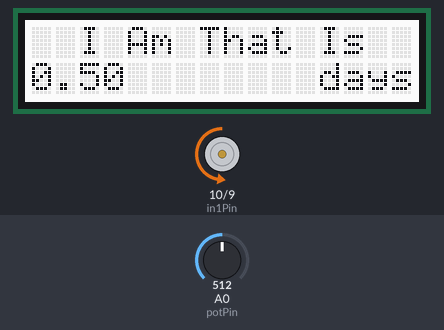
The sketch below on a simulated Arduino Uno, built with avr-gcc and run on an emulated ATmega328P. On the bench: 16×2 character LCD, motor-driver pin pairs drawn as motors (green arrow = first pin HIGH = forward, orange = second pin HIGH = backward, longer = more drive, scaled by the enable pin). The test bench sets the inputs (shaded band); at power-on: A0 (potPin) = 512.

Above: at 0.1 s.
At 24.1 s:
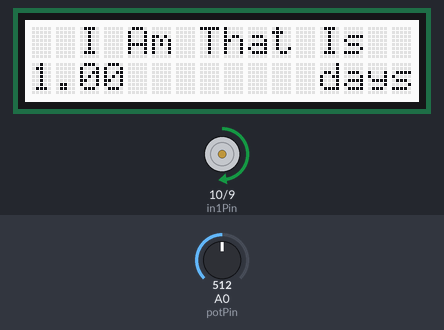
At 48.2 s:
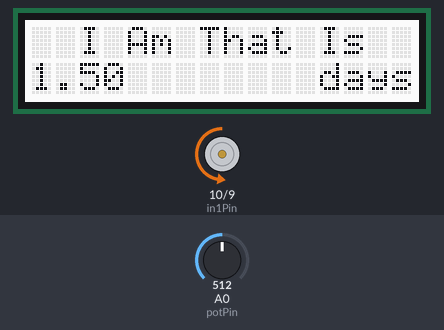
At 120.2 s:
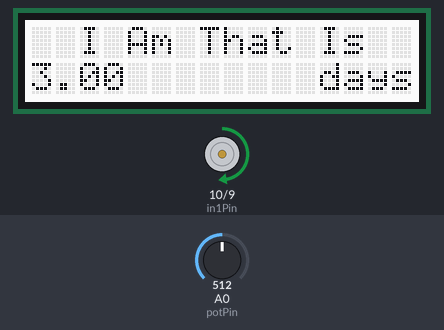
Timing chart, 0 to 121.7 s (numbered marks = the images above):
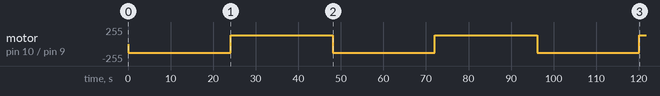

Measured:
- by itself, motor on pin 10 (in1Pin) / pin 9 (in2Pin): alternates forward 128/255 for 24.0 s and backward 128/255 for 24.0 s
- what the display in image 1 shows lasts 24.0 s, from 24.1 s to 48.1 s

The sketch:

motor-reverse-lcd.ino
```cpp
int enablePin = 11;
int in1Pin = 10;
int in2Pin = 9;
int potPin = 0;
int speed;
bool reverse;
double count = 0.5;

#include <Wire.h>
#include "rgb_lcd.h"

rgb_lcd lcd;

const int colorR = 255;
const int colorG = 255;
const int colorB = 255;


void setup()
{
  pinMode(in1Pin, OUTPUT);
  pinMode(in2Pin, OUTPUT);
  pinMode(enablePin, OUTPUT);

  lcd.begin(16, 2);

  lcd.setRGB(colorR, colorG, colorB);


  // Print a message to the LCD.
  lcd.setCursor(2, 0);
  lcd.print("I Am That Is");
}

void loop()
{
    reverse = !reverse;
    speed = analogRead(potPin) / 4;
    // set the cursor to column 0, line 1
    lcd.setCursor(0, 1);
    // print the number of seconds
    lcd.print(count);
    lcd.setCursor(12, 1);
    lcd.print("days");
    setMotor(speed, reverse);
    delay(24000);

}

void setMotor(int speed, boolean rev)
{
  count = count + 0.5;
  analogWrite(enablePin, speed);
  digitalWrite(in1Pin, !rev);
  digitalWrite(in2Pin, rev);
}
```
